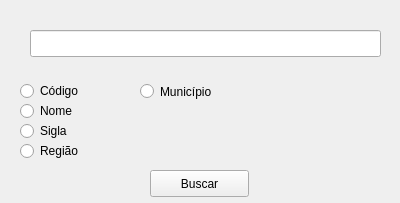
<?xml version="1.0" encoding="UTF-8"?>
<ui version="4.0">
 <class>IESForm</class>
 <widget class="QWidget" name="IESForm">
  <property name="geometry">
   <rect>
    <x>0</x>
    <y>0</y>
    <width>400</width>
    <height>203</height>
   </rect>
  </property>
  <property name="windowTitle">
   <string>Busca IES</string>
  </property>
  <widget class="QLineEdit" name="Busca">
   <property name="geometry">
    <rect>
     <x>30</x>
     <y>30</y>
     <width>351</width>
     <height>27</height>
    </rect>
   </property>
  </widget>
  <widget class="QRadioButton" name="CodRadio">
   <property name="geometry">
    <rect>
     <x>20</x>
     <y>80</y>
     <width>117</width>
     <height>22</height>
    </rect>
   </property>
   <property name="text">
    <string>Código</string>
   </property>
  </widget>
  <widget class="QRadioButton" name="NomeRadio">
   <property name="geometry">
    <rect>
     <x>20</x>
     <y>100</y>
     <width>117</width>
     <height>22</height>
    </rect>
   </property>
   <property name="text">
    <string>Nome</string>
   </property>
  </widget>
  <widget class="QRadioButton" name="SigRadio">
   <property name="geometry">
    <rect>
     <x>20</x>
     <y>120</y>
     <width>117</width>
     <height>22</height>
    </rect>
   </property>
   <property name="text">
    <string>Sigla</string>
   </property>
  </widget>
  <widget class="QRadioButton" name="RegRadio">
   <property name="geometry">
    <rect>
     <x>20</x>
     <y>140</y>
     <width>117</width>
     <height>22</height>
    </rect>
   </property>
   <property name="text">
    <string>Região</string>
   </property>
  </widget>
  <widget class="QPushButton" name="pushButton">
   <property name="geometry">
    <rect>
     <x>150</x>
     <y>170</y>
     <width>99</width>
     <height>27</height>
    </rect>
   </property>
   <property name="text">
    <string>Buscar</string>
   </property>
  </widget>
  <widget class="QRadioButton" name="MunRadio">
   <property name="geometry">
    <rect>
     <x>140</x>
     <y>80</y>
     <width>112</width>
     <height>23</height>
    </rect>
   </property>
   <property name="text">
    <string>Município</string>
   </property>
  </widget>
 </widget>
 <resources/>
 <connections/>
</ui>
